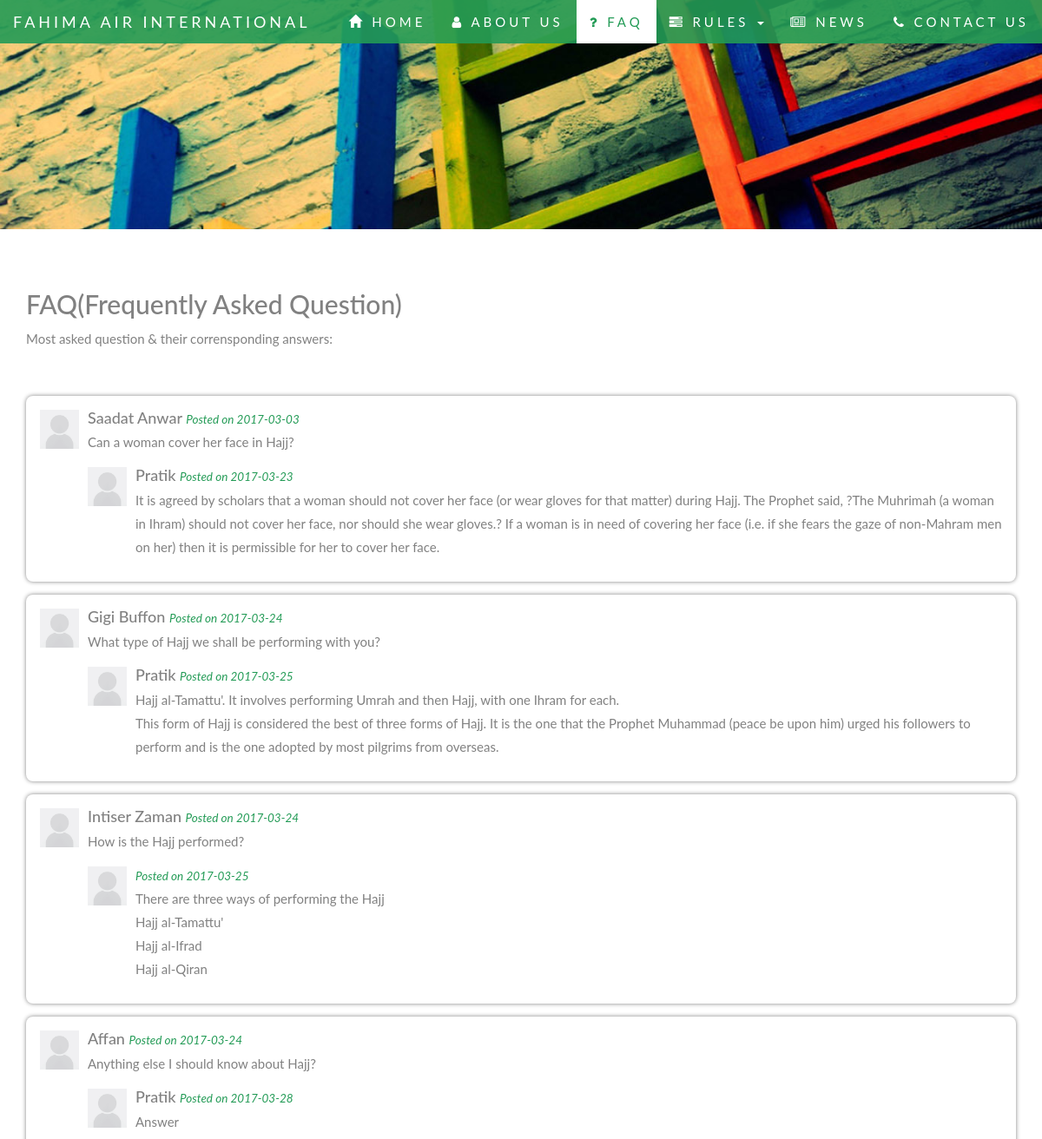
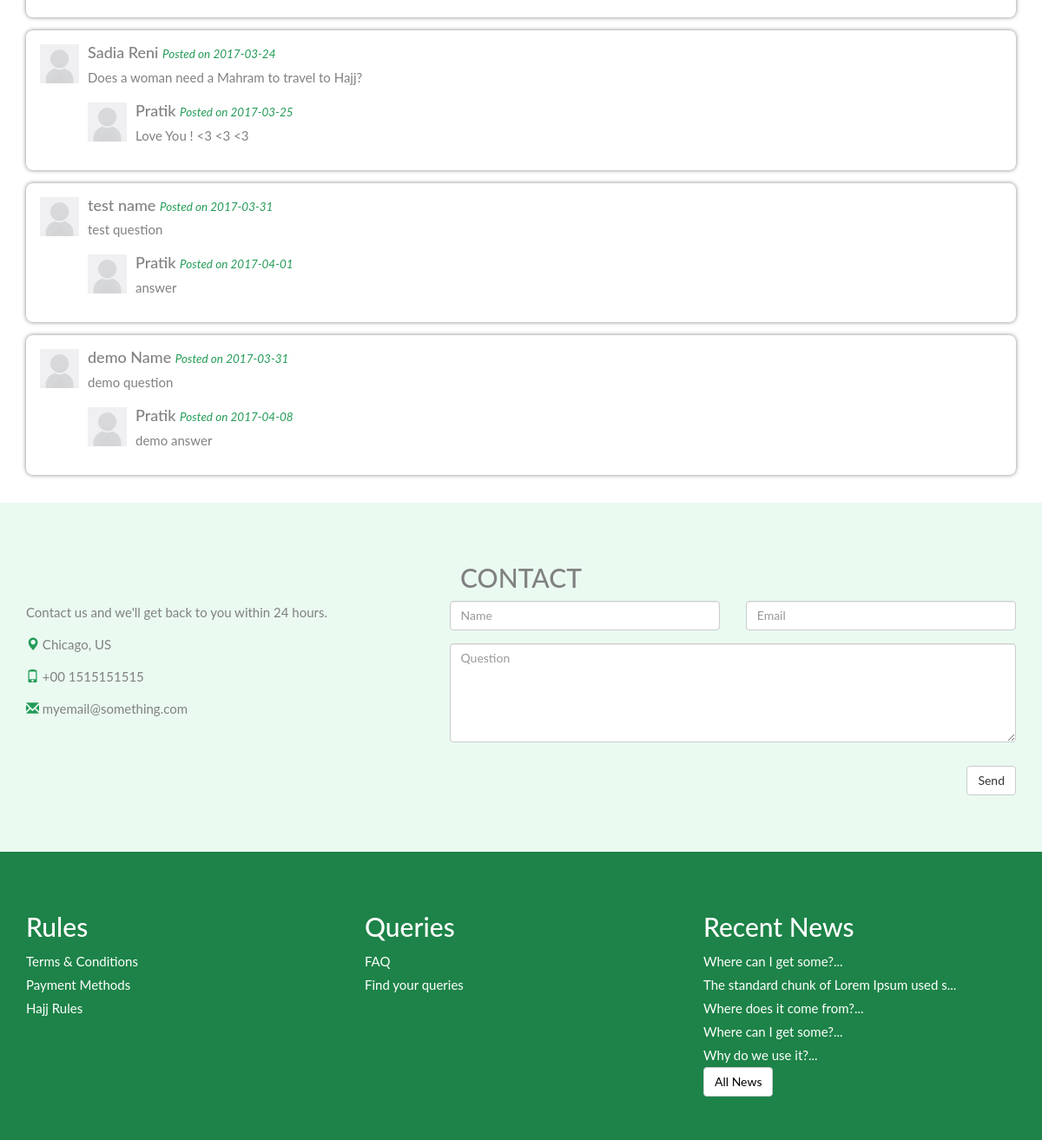
The app's page /faq.php with its own data (2 pictures, top to bottom).
### tables this page shows
CREATE TABLE `faq` (
  `id` int(11) NOT NULL,
  `q_name` varchar(255) DEFAULT NULL,
  `q_email` varchar(255) DEFAULT NULL,
  `question` text,
  `q_date` date DEFAULT NULL,
  `a_name` varchar(255) DEFAULT NULL,
  `answer` text,
  `a_date` date DEFAULT NULL
);

CREATE TABLE `recent_news` (
  `id` int(11) NOT NULL,
  `heading` text,
  `body` text
);

### public_html/faq.php (the view, shortened to what this page needs)
<?php include_once("dbConnector.php"); ?>
<?php
	$SelectFaq = "SELECT q_name,q_date,question,answer,a_name,a_date FROM faq";
	$ResultFaq = mysqli_query($connection,$SelectFaq);
?>
<!doctype html>
<html>
<head>
<link rel="stylesheet" href="https://maxcdn.bootstrapcdn.com/bootstrap/3.3.7/css/bootstrap.min.css">
<link rel="stylesheet" href="https://cdnjs.cloudflare.com/ajax/libs/font-awesome/4.7.0/css/font-awesome.min.css">
<link rel="stylesheet" type="text/css" href="css/header.css">
<link rel="stylesheet" type="text/css" href="css/footer.css">
</head>
<body>
<?php include_once("header.php"); ?>
<div class="content">
    <div class="container all-posts">
      <h2>FAQ(Frequently Asked Question)</h2>
      <p>Most asked question & their corrensponding answers:</p><br>
      <?php while($rowFaq = mysqli_fetch_assoc($ResultFaq)) { ?>
      <div class="media post">
        <div class="media-left">
          <img src="images/blankImage.gif" class="media-object" style="width:45px">
        </div>
        <div class="media-body">
          <h4 class="media-heading"><?php echo $rowFaq['q_name']; ?> <small><i>Posted on <?php echo $rowFaq['q_date']; ?></i></small></h4>
          <p><?php echo nl2br($rowFaq['question']); ?></p>
          <div class="media">
            <div class="media-left">
              <img src="images/blankImage.gif" class="media-object" style="width:45px">
            </div>
            <div class="media-body">
              <h4 class="media-heading"><?php echo $rowFaq['a_name']; ?> <small><i>Posted on <?php echo $rowFaq['a_date']; ?></i></small></h4>
              <p><?php echo nl2br($rowFaq['answer']); ?></p>
            </div>
          </div>
        </div>
      </div>
      <?php } ?>
    </div>
    <?php include_once("contact.php"); ?>
    <?php include_once("footer.php"); ?>
</div>
</body>
</html>

### public_html/footer.php
<?php
	$SelectNews5 = "SELECT id,heading FROM recent_news ORDER BY id DESC LIMIT 5";
	$ResultNews5 = mysqli_query($connection,$SelectNews5);
?>
<div class="footer" id="newsId">
    <div class="container">
        <div class="row">
            <div class="col-md-4">
                <h2>Rules</h2>
                <a href="terms&Conditions.php">Terms & Conditions</a><br/>
                <a href="paymentMethods.php">Payment Methods</a><br/>
                <a href="hajjRules.php">Hajj Rules</a><br/>
            </div>
            <div class="col-md-4">
                <h2>Queries</h2>
                <a href="faq.php">FAQ</a><br/>
                <a href="#contactId">Find your queries</a><br/>
            </div>
            <div class="col-md-4">
                <h2>Recent News</h2>
                <?php while($RowNews5 = mysqli_fetch_assoc($ResultNews5)) { ?>
                <a href="fullNews.php?newsId=<?php echo $RowNews5['id']; ?>"><?php echo substr($RowNews5["heading"],0,40) . "..."; ?></a> <br/>
                <?php } ?>
                <a style="color:black;" class="btn btn-default" href="newsList.php">All News</a>
            </div>
        </div>
    </div>
</div>

### public_html/css/header.css (style rules this page uses)
body { font: 400 15px Lato, sans-serif; line-height: 1.8; color: #818181; }
span, i { color:#239B56; }

### public_html/css/footer.css (style rules this page uses)
.footer { background-color:#1D8348; padding:50px 0px; color:white; }
.footer a { color:#fff; }

### public_html/faq.php (style rules this page uses)
.content { position:relative; top:50px; }
.all-posts { padding-bottom:32px; }
.post { border-radius:8px; padding:16px; box-shadow:0px 0px 5px; }

### records on screen
faq: q_name "Saadat Anwar", q_date "2017-03-03", question "Can a woman cover her face in Hajj?", a_name "Pratik", a_date "2017-03-23", answer "It is agreed by scholars that a woman should not cover her face (or wear gloves for that matter) during Hajj. The Prophet said, ?The Muhrimah (a woman in Ihram) should not cover her face, nor should she wear gloves.? If a woman is in need of covering her face (i.e. if she fears the gaze of non-Mahram men on her) then it is permissible for her to cover her face."
faq: q_name "Gigi Buffon", q_date "2017-03-24", question "What type of Hajj we shall be performing with you?", a_name "Pratik", a_date "2017-03-25", answer "Hajj al-Tamattu'. It involves performing Umrah and then Hajj, with one Ihram for each. This form of Hajj is considered the best of three forms of Hajj. It is the one that the Prophet Muhammad (peace be upon him) urged his followers to perform and is the one adopted by most pilgrims from overseas."
faq: q_name "Intiser Zaman", q_date "2017-03-24", question "How is the Hajj performed?", a_date "2017-03-25", answer "There are three ways of performing the Hajj Hajj al-Tamattu' Hajj al-Ifrad Hajj al-Qiran"
faq: q_name "Affan", q_date "2017-03-24", question "Anything else I should know about Hajj?", a_name "Pratik", a_date "2017-03-28", answer "Answer"
faq: q_name "Sadia Reni", q_date "2017-03-24", question "Does a woman need a Mahram to travel to Hajj?", a_name "Pratik", a_date "2017-03-25", answer "Love You ! <3 <3 <3"
faq: q_name "test name", q_date "2017-03-31", question "test question", a_name "Pratik", a_date "2017-04-01", answer "answer"
faq: q_name "demo Name", q_date "2017-03-31", question "demo question", a_name "Pratik", a_date "2017-04-08", answer "demo answer"
recent_news: heading "Where can I get some?"
recent_news: heading "The standard chunk of Lorem Ipsum used s"
recent_news: heading "Where does it come from?"
recent_news: heading "Where can I get some?"
recent_news: heading "Why do we use it?"
